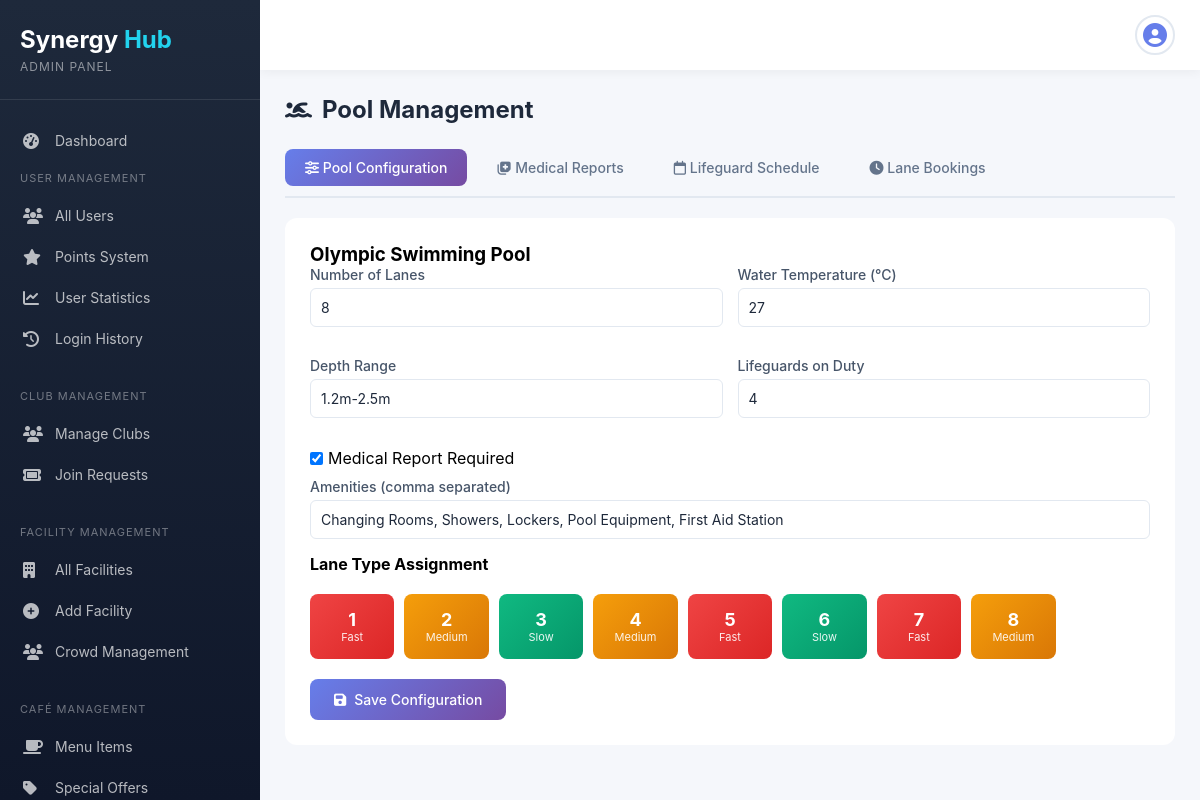
Screenshot of /synergy-hub_Full_Project/admin/pool_management.php (signed in) with the database file from the repository.
### tables this page shows
CREATE TABLE `facilities` (
  `FacilityID` int(11) NOT NULL,
  `Name` varchar(100) NOT NULL,
  `Type` enum('Gym','Library','Café','Transport','GameField','Pool') NOT NULL,
  `Status` enum('Open','Closed','Maintenance') DEFAULT 'Open',
  `Capacity` int(11) DEFAULT NULL,
  `ExtraInfo` longtext DEFAULT NULL CHECK (json_valid(`ExtraInfo`))
);

### synergy-hub_Full_Project/admin/pool_management.php (the view, shortened to what this page needs)
<?php
require_once 'config.php';
$active_tab = isset($_GET['tab']) ? $_GET['tab'] : 'config';
$pools_sql = "SELECT * FROM Facilities WHERE Type = 'Pool'";
$pools_result = mysqli_query($conn, $pools_sql);
?>
<!DOCTYPE html>
<html lang="en">
<head>
    <link rel="stylesheet" href="https://cdnjs.cloudflare.com/ajax/libs/font-awesome/6.5.0/css/all.min.css">
    <link rel="stylesheet" href="admin.css">
</head>
<body>
    <div class="admin-container">
        <?php include 'includes/sidebar.php'; ?>
        <div class="main-content">
            <?php include 'includes/topbar.php'; ?>
            <div class="content">
                <h1 class="page-title">
                    <i class="fa-solid fa-person-swimming"></i> Pool Management
                </h1>
                <div class="pool-tabs">
                    <a href="pool_management.php?tab=config" class="pool-tab <?php echo $active_tab == 'config' ? 'active' : ''; ?>">
                        <i class="fa-solid fa-sliders"></i> Pool Configuration
                    </a>
                    <a href="pool_management.php?tab=medical" class="pool-tab <?php echo $active_tab == 'medical' ? 'active' : ''; ?>">
                        <i class="fa-solid fa-notes-medical"></i> Medical Reports
                    </a>
                    <a href="pool_management.php?tab=schedule" class="pool-tab <?php echo $active_tab == 'schedule' ? 'active' : ''; ?>">
                        <i class="fa-regular fa-calendar"></i> Lifeguard Schedule
                    </a>
                    <a href="pool_management.php?tab=bookings" class="pool-tab <?php echo $active_tab == 'bookings' ? 'active' : ''; ?>">
                        <i class="fa-solid fa-clock"></i> Lane Bookings
                    </a>
                </div>
                <div id="tab-config" class="tab-content <?php echo $active_tab == 'config' ? 'active' : ''; ?>">
                    <?php if(mysqli_num_rows($pools_result) > 0): ?>
                        <?php while($pool = mysqli_fetch_assoc($pools_result)):
                            $extra = json_decode($pool['ExtraInfo'], true) ?? [];
                            $lanes = $extra['lanes'] ?? 8;
                            $water_temp = $extra['waterTemp'] ?? 27;
                            $depth = $extra['depth'] ?? '1.2m - 2.5m';
                            $lifeguards = $extra['lifeguards'] ?? 4;
                            $medical_required = $extra['medicalRequired'] ?? true;
                            $amenities = isset($extra['amenities']) ? implode(', ', $extra['amenities']) : 'Changing Rooms, Showers, Lockers';
                        ?>
                        <div class="pool-config">
                            <h3><?php echo htmlspecialchars($pool['Name']); ?></h3>
                            <form method="POST">
                                <div class="form-row">
                                    <div class="form-group">
                                        <label>Number of Lanes</label>
                                        <input type="number" name="lanes" value="<?php echo $lanes; ?>" min="1" max="20">
                                    </div>
                                    <div class="form-group">
                                        <label>Water Temperature (°C)</label>
                                        <input type="number" name="water_temp" value="<?php echo $water_temp; ?>" min="15" max="35" step="0.5">
                                    </div>
                                </div>
                                <div class="form-row">
                                    <div class="form-group">
                                        <label>Depth Range</label>
                                        <input type="text" name="depth" value="<?php echo $depth; ?>">
                                    </div>
                                    <div class="form-group">
                                        <label>Lifeguards on Duty</label>
                                        <input type="number" name="lifeguards" value="<?php echo $lifeguards; ?>" min="0">
                                    </div>
                                </div>
                                <div class="checkbox-group">
                                    <div class="checkbox-item">
                                        <input type="checkbox" name="medical_required" id="medical_required" <?php echo $medical_required ? 'checked' : ''; ?>>
                                        <label for="medical_required">Medical Report Required</label>
                                    </div>
                                </div>
                                <div class="form-group">
                                    <label>Amenities (comma separated)</label>
                                    <input type="text" name="amenities" value="<?php echo $amenities; ?>">
                                </div>
                                <h4>Lane Type Assignment</h4>
                                <div class="lane-grid">
                                    <?php for($i = 1; $i <= $lanes; $i++):
                                        $type = isset($extra['lane_types'][$i]) ? $extra['lane_types'][$i] :
                                               ($i % 3 == 0 ? 'slow' : ($i % 2 == 0 ? 'medium' : 'fast'));
                                    ?>
                                    <div class="lane-box <?php echo $type; ?>" onclick="toggleLaneType(<?php echo $i; ?>)">
                                        <div class="lane-number"><?php echo $i; ?></div>
                                        <div class="lane-type" id="lane-<?php echo $i; ?>"><?php echo ucfirst($type); ?></div>
                                    </div>
                                    <?php endfor; ?>
                                </div>
                                <button type="submit" name="update_pool_config" class="btn btn-primary">
                                    <i class="fa-solid fa-save"></i> Save Configuration
                                </button>
                            </form>
                        </div>
                        <?php endwhile; ?>
                    <?php endif; ?>
                </div>
            </div>
        </div>
    </div>
</body>
</html>

### synergy-hub_Full_Project/admin/admin.css (style rules this page uses)
* { margin: 0; padding: 0; box-sizing: border-box; font-family: -apple-system, BlinkMacSystemFont, 'Segoe UI', Roboto, Oxygen, Ubuntu, sans-serif; }
body { background: #f5f7fb; }
.admin-container { display: flex; min-height: 100vh; }
.main-content { flex: 1; margin-left: 260px; min-width: 0; }
.content { padding: 25px; }
.page-title { font-size: 24px; color: #1e293b; margin-bottom: 25px; display: flex; align-items: center; gap: 10px; }
.form-group { margin-bottom: 20px; }
.form-group label { display: block; color: #475569; font-size: 14px; font-weight: 500; margin-bottom: 8px; }
.form-group input, .form-group select, .form-group textarea { width: 100%; padding: 12px 15px; border: 1px solid #e2e8f0; border-radius: 8px; font-size: 14px; background: white; color: #1e293b; transition: all 0.3s; }
.form-row { display: grid; grid-template-columns: 1fr 1fr; gap: 20px; }
.btn { padding: 12px 24px; border: none; border-radius: 8px; font-size: 14px; font-weight: 500; cursor: pointer; transition: all 0.3s; display: inline-flex; align-items: center; gap: 8px; }
.btn-primary { background: linear-gradient(135deg, #667eea 0%, #764ba2 100%); color: white; }

### synergy-hub_Full_Project/admin/pool_management.php (style rules this page uses)
.pool-tabs { display: flex; gap: 10px; margin-bottom: 20px; border-bottom: 2px solid #e2e8f0; padding-bottom: 10px; flex-wrap: wrap; }
.pool-tab { padding: 10px 20px; background: none; border: none; color: #64748b; cursor: pointer; font-size: 14px; font-weight: 500; border-radius: 8px; transition: all 0.3s; text-decoration: none; display: inline-block; }
.pool-tab.active { background: linear-gradient(135deg, #667eea 0%, #764ba2 100%); color: white; }
.tab-content { display: none; }
.tab-content.active { display: block; }
.pool-config { background: white; border-radius: 12px; padding: 25px; margin-bottom: 30px; }
.lane-grid { display: grid; grid-template-columns: repeat(auto-fill, minmax(80px, 1fr)); gap: 10px; margin: 20px 0; }
.lane-box { background: linear-gradient(135deg, #667eea 0%, #764ba2 100%); color: white; border-radius: 8px; padding: 15px 5px; text-align: center; cursor: pointer; transition: all 0.3s; }
.lane-box.fast { background: linear-gradient(135deg, #ef4444 0%, #dc2626 100%); }
.lane-box.medium { background: linear-gradient(135deg, #f59e0b 0%, #d97706 100%); }
.lane-box.slow { background: linear-gradient(135deg, #10b981 0%, #059669 100%); }
.lane-number { font-size: 18px; font-weight: 700; }
.lane-type { font-size: 11px; opacity: 0.9; }
.form-row { display: grid; grid-template-columns: 1fr 1fr; gap: 15px; margin-bottom: 15px; }
.form-group { margin-bottom: 15px; }
.form-group label { display: block; color: #475569; font-size: 14px; font-weight: 500; margin-bottom: 5px; }
.form-group input, .form-group select, .form-group textarea { width: 100%; padding: 10px; border: 1px solid #e2e8f0; border-radius: 6px; font-size: 14px; }
.checkbox-group { display: flex; gap: 15px; margin: 10px 0; flex-wrap: wrap; }
.checkbox-item { display: flex; align-items: center; gap: 5px; }

### rows the page displays
facilities: Name "Olympic Swimming Pool", lanes "8", water_temp "27", depth "1.2m-2.5m", lifeguards "4", ExtraInfo "☑", amenities "Changing Rooms, Showers, Lockers, Pool Equipment, First Aid Station", type "Fast", type "Medium", type "Slow"
